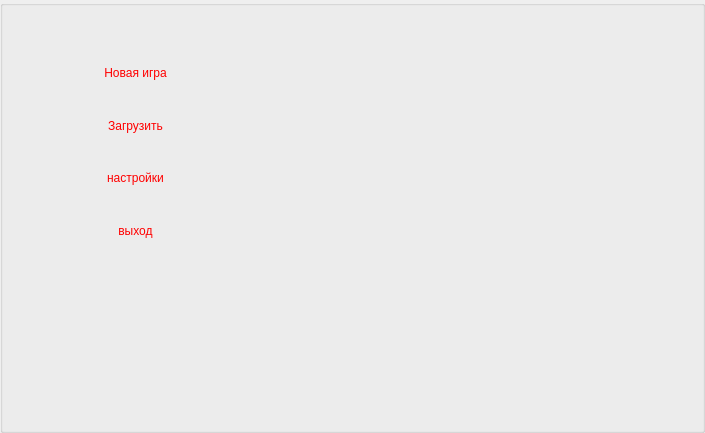
<?xml version="1.0" encoding="UTF-8"?>
<ui version="4.0">
 <class>MainWindow</class>
 <widget class="QMainWindow" name="MainWindow">
  <property name="geometry">
   <rect>
    <x>0</x>
    <y>0</y>
    <width>705</width>
    <height>433</height>
   </rect>
  </property>
  <property name="windowTitle">
   <string>MainWindow</string>
  </property>
  <widget class="QWidget" name="centralWidget">
   <layout class="QHBoxLayout" name="horizontalLayout">
    <property name="spacing">
     <number>0</number>
    </property>
    <property name="leftMargin">
     <number>0</number>
    </property>
    <property name="topMargin">
     <number>0</number>
    </property>
    <property name="rightMargin">
     <number>0</number>
    </property>
    <property name="bottomMargin">
     <number>0</number>
    </property>
    <item>
     <widget class="QGroupBox" name="MainWindo">
      <property name="styleSheet">
       <string>background: none;
font:italic 36pt &quot;Monotype Corsiva&quot;;
color: rgb(255, 0, 0);</string>
      </property>
      <property name="title">
       <string/>
      </property>
      <widget class="QGroupBox" name="Buttons">
       <property name="geometry">
        <rect>
         <x>20</x>
         <y>20</y>
         <width>231</width>
         <height>261</height>
        </rect>
       </property>
       <property name="styleSheet">
        <string notr="true">border: none;</string>
       </property>
       <property name="title">
        <string/>
       </property>
       <layout class="QGridLayout" name="gridLayout" columnstretch="25,40,25">
        <item row="2" column="1">
         <spacer name="verticalSpacer_3">
          <property name="orientation">
           <enum>Qt::Vertical</enum>
          </property>
          <property name="sizeHint" stdset="0">
           <size>
            <width>20</width>
            <height>40</height>
           </size>
          </property>
         </spacer>
        </item>
        <item row="1" column="0">
         <spacer name="horizontalSpacer">
          <property name="orientation">
           <enum>Qt::Horizontal</enum>
          </property>
          <property name="sizeHint" stdset="0">
           <size>
            <width>40</width>
            <height>20</height>
           </size>
          </property>
         </spacer>
        </item>
        <item row="3" column="2">
         <spacer name="horizontalSpacer_6">
          <property name="orientation">
           <enum>Qt::Horizontal</enum>
          </property>
          <property name="sizeHint" stdset="0">
           <size>
            <width>40</width>
            <height>20</height>
           </size>
          </property>
         </spacer>
        </item>
        <item row="5" column="2">
         <spacer name="horizontalSpacer_7">
          <property name="orientation">
           <enum>Qt::Horizontal</enum>
          </property>
          <property name="sizeHint" stdset="0">
           <size>
            <width>40</width>
            <height>20</height>
           </size>
          </property>
         </spacer>
        </item>
        <item row="5" column="0">
         <spacer name="horizontalSpacer_3">
          <property name="orientation">
           <enum>Qt::Horizontal</enum>
          </property>
          <property name="sizeHint" stdset="0">
           <size>
            <width>40</width>
            <height>20</height>
           </size>
          </property>
         </spacer>
        </item>
        <item row="7" column="0">
         <spacer name="horizontalSpacer_4">
          <property name="orientation">
           <enum>Qt::Horizontal</enum>
          </property>
          <property name="sizeHint" stdset="0">
           <size>
            <width>40</width>
            <height>20</height>
           </size>
          </property>
         </spacer>
        </item>
        <item row="3" column="0">
         <spacer name="horizontalSpacer_2">
          <property name="orientation">
           <enum>Qt::Horizontal</enum>
          </property>
          <property name="sizeHint" stdset="0">
           <size>
            <width>40</width>
            <height>20</height>
           </size>
          </property>
         </spacer>
        </item>
        <item row="3" column="1">
         <widget class="QPushButton" name="pushButton_Load">
          <property name="sizePolicy">
           <sizepolicy hsizetype="Preferred" vsizetype="Preferred">
            <horstretch>0</horstretch>
            <verstretch>0</verstretch>
           </sizepolicy>
          </property>
          <property name="styleSheet">
           <string>QPushButton{
background: none;
font:italic 36pt &quot;Monotype Corsiva&quot;;
color: rgb(255, 0, 0);
}

QPushButton:hover{
font : 40pt;

}</string>
          </property>
          <property name="text">
           <string>Загрузить</string>
          </property>
         </widget>
        </item>
        <item row="7" column="1">
         <widget class="QPushButton" name="pushButton_Exit">
          <property name="sizePolicy">
           <sizepolicy hsizetype="Preferred" vsizetype="Preferred">
            <horstretch>0</horstretch>
            <verstretch>0</verstretch>
           </sizepolicy>
          </property>
          <property name="styleSheet">
           <string notr="true">QPushButton{
background: none;
font:italic 36pt &quot;Monotype Corsiva&quot;;
color: rgb(255, 0, 0);
}

QPushButton:hover{
font : 40pt;

}</string>
          </property>
          <property name="text">
           <string>выход</string>
          </property>
         </widget>
        </item>
        <item row="1" column="1">
         <widget class="QPushButton" name="pushButton_NewGame">
          <property name="sizePolicy">
           <sizepolicy hsizetype="Preferred" vsizetype="Preferred">
            <horstretch>0</horstretch>
            <verstretch>0</verstretch>
           </sizepolicy>
          </property>
          <property name="toolTip">
           <string>&lt;html&gt;&lt;head/&gt;&lt;body&gt;&lt;p&gt;&lt;br/&gt;&lt;/p&gt;&lt;/body&gt;&lt;/html&gt;</string>
          </property>
          <property name="whatsThis">
           <string>чсмпиротимсвяычасмчва</string>
          </property>
          <property name="styleSheet">
           <string notr="true">QPushButton{
background: none;
font:italic 36pt &quot;Monotype Corsiva&quot;;
color: rgb(255, 0, 0);
}

QPushButton:hover{
font : 40pt;

}</string>
          </property>
          <property name="text">
           <string>Новая игра</string>
          </property>
         </widget>
        </item>
        <item row="5" column="1">
         <widget class="QPushButton" name="pushButton_Settings">
          <property name="sizePolicy">
           <sizepolicy hsizetype="Preferred" vsizetype="Preferred">
            <horstretch>0</horstretch>
            <verstretch>0</verstretch>
           </sizepolicy>
          </property>
          <property name="styleSheet">
           <string>QPushButton{
background: none;
font:italic 36pt &quot;Monotype Corsiva&quot;;
color: rgb(255, 0, 0);
}

QPushButton:hover{
font : 40pt;

}</string>
          </property>
          <property name="text">
           <string>настройки</string>
          </property>
         </widget>
        </item>
        <item row="1" column="2">
         <spacer name="horizontalSpacer_5">
          <property name="orientation">
           <enum>Qt::Horizontal</enum>
          </property>
          <property name="sizeHint" stdset="0">
           <size>
            <width>40</width>
            <height>20</height>
           </size>
          </property>
         </spacer>
        </item>
        <item row="6" column="1">
         <spacer name="verticalSpacer">
          <property name="orientation">
           <enum>Qt::Vertical</enum>
          </property>
          <property name="sizeHint" stdset="0">
           <size>
            <width>20</width>
            <height>40</height>
           </size>
          </property>
         </spacer>
        </item>
        <item row="4" column="1">
         <spacer name="verticalSpacer_2">
          <property name="orientation">
           <enum>Qt::Vertical</enum>
          </property>
          <property name="sizeHint" stdset="0">
           <size>
            <width>20</width>
            <height>40</height>
           </size>
          </property>
         </spacer>
        </item>
        <item row="7" column="2">
         <spacer name="horizontalSpacer_8">
          <property name="orientation">
           <enum>Qt::Horizontal</enum>
          </property>
          <property name="sizeHint" stdset="0">
           <size>
            <width>40</width>
            <height>20</height>
           </size>
          </property>
         </spacer>
        </item>
        <item row="0" column="1">
         <spacer name="verticalSpacer_4">
          <property name="orientation">
           <enum>Qt::Vertical</enum>
          </property>
          <property name="sizeHint" stdset="0">
           <size>
            <width>20</width>
            <height>40</height>
           </size>
          </property>
         </spacer>
        </item>
        <item row="8" column="1">
         <spacer name="verticalSpacer_5">
          <property name="orientation">
           <enum>Qt::Vertical</enum>
          </property>
          <property name="sizeHint" stdset="0">
           <size>
            <width>20</width>
            <height>40</height>
           </size>
          </property>
         </spacer>
        </item>
       </layout>
      </widget>
      <widget class="QLabel" name="Background">
       <property name="geometry">
        <rect>
         <x>320</x>
         <y>110</y>
         <width>201</width>
         <height>71</height>
        </rect>
       </property>
       <property name="text">
        <string/>
       </property>
      </widget>
      <zorder>Background</zorder>
      <zorder>Buttons</zorder>
     </widget>
    </item>
   </layout>
  </widget>
 </widget>
 <layoutdefault spacing="6" margin="11"/>
 <resources/>
 <connections/>
</ui>
